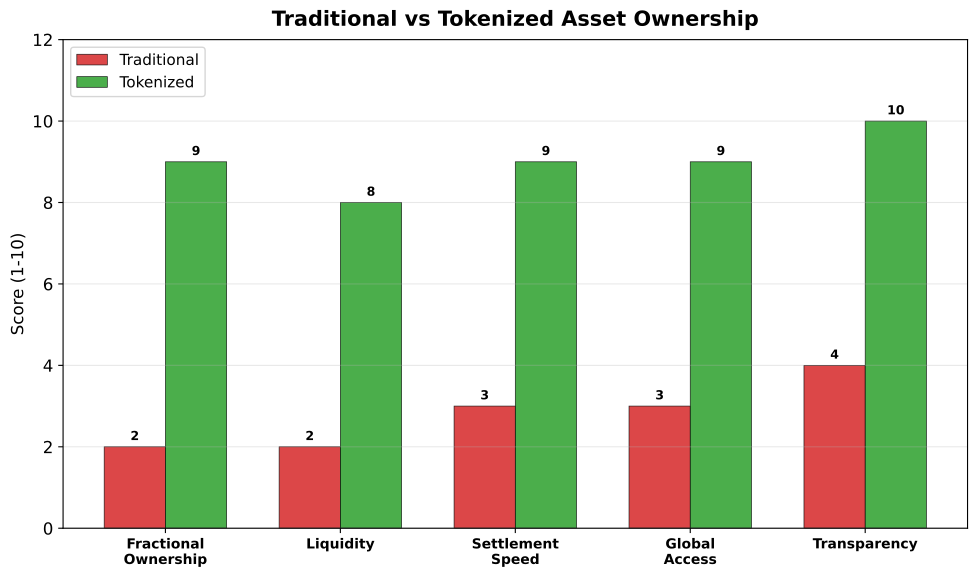

Source code (Python):
"""
RWA Tokenization Benefits
Comparing traditional vs tokenized ownership
"""

import matplotlib.pyplot as plt
import numpy as np
from pathlib import Path

CHART_METADATA = {
    'title': 'RWA Benefits',
    'url': 'https://github.com/Digital-AI-Finance/Blockchain_Crypto/tree/main/Module_C_NFTs_Digital_Assets/L27_RWA_Tokenization/charts/03_rwa_benefits'
}

plt.rcParams.update({
    'font.size': 14,
    'axes.labelsize': 14,
    'axes.titlesize': 16,
    'xtick.labelsize': 12,
    'ytick.labelsize': 12,
    'legend.fontsize': 12,
    'figure.figsize': (10, 6),
    'figure.dpi': 150
})

MLPURPLE = '#3333B2'
MLBLUE = '#0066CC'
MLORANGE = '#FF7F0E'
MLGREEN = '#2CA02C'
MLRED = '#D62728'

fig, ax = plt.subplots(figsize=(10, 6))

# Benefits and comparison scores (1-10)
benefits = ['Fractional\nOwnership', 'Liquidity', 'Settlement\nSpeed', 'Global\nAccess', 'Transparency']

traditional = [2, 2, 3, 3, 4]  # Traditional ownership
tokenized = [9, 8, 9, 9, 10]   # Tokenized ownership

x = np.arange(len(benefits))
width = 0.35

bars1 = ax.bar(x - width/2, traditional, width, label='Traditional',
               color=MLRED, edgecolor='black', linewidth=0.5, alpha=0.85)
bars2 = ax.bar(x + width/2, tokenized, width, label='Tokenized',
               color=MLGREEN, edgecolor='black', linewidth=0.5, alpha=0.85)

# Add value labels
for bar in bars1:
    height = bar.get_height()
    ax.annotate(f'{height}',
                xy=(bar.get_x() + bar.get_width() / 2, height),
                xytext=(0, 3), textcoords="offset points",
                ha='center', va='bottom', fontsize=14, fontweight='bold')

for bar in bars2:
    height = bar.get_height()
    ax.annotate(f'{height}',
                xy=(bar.get_x() + bar.get_width() / 2, height),
                xytext=(0, 3), textcoords="offset points",
                ha='center', va='bottom', fontsize=14, fontweight='bold')

ax.set_ylabel('Score (1-10)', fontsize=15)
ax.set_xticks(x)
ax.set_xticklabels(benefits, fontsize=14, fontweight='bold')
ax.set_ylim(0, 12)

ax.legend(loc='upper left', fontsize=14)
ax.grid(True, alpha=0.3, axis='y')

ax.set_title('Traditional vs Tokenized Asset Ownership', fontweight='bold', fontsize=15, pad=10)
plt.tight_layout()

output_path = Path(__file__).parent / 'chart.pdf'
plt.savefig(output_path, bbox_inches='tight', dpi=300)
print(f"Chart saved to: {output_path.absolute()}")
plt.close()
